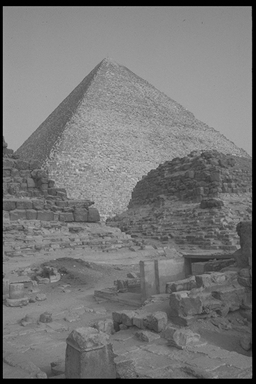
%> input picture Assign/pset6/Pyramid.bmp, 256 x 384 px
$ octave pset6.m   (GNU Octave 9; MATLAB toolbox functions it lacks are replaced by stand-ins)
%> lines starting %> are read from the running program, lines starting %| are printed output that depends on the picture
img = imread('Pyramid.bmp');
%> img is the input picture: size 384x256 uint8; min 0, max 200, mean 118.1
subplot(2,2,1);imshow(img);title('orginal img');
theta = [0:1:179];
R = radon(img,theta);
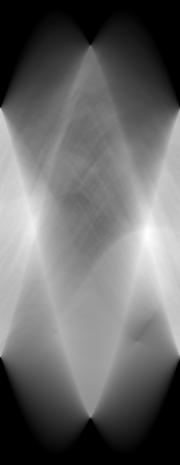
%> R: size 465x180 double; min 0, max 60865, mean 24971.9; drawn with min black and max white
img_r = iradon(R, theta);
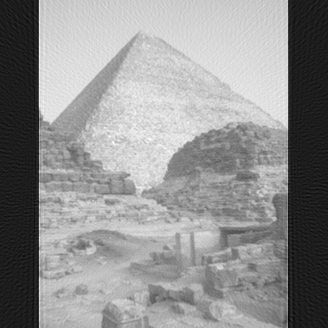
%> img_r: size 328x328 double; min -29.43, max 179.6, mean 89.2; drawn with min black and max white
subplot(2,2,2);imshow(img_r, []);title('iradon img');
imwrite(img_r, 'ConvBack.bmp');
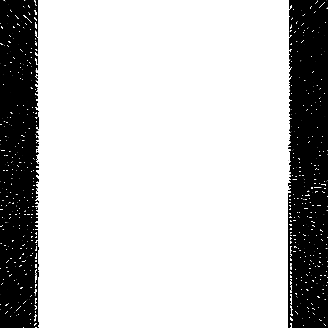
%> saved as ConvBack.bmp: size 328x328 uint8; min 0, max 255, mean 197.8

theta2 = [0:2:179];
R2 = radon(img,theta2);
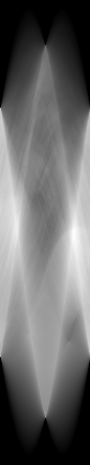
%> R2: size 465x90 double; min 0, max 60865, mean 24971.9; drawn with min black and max white
img_r2 = iradon(R2, theta2);
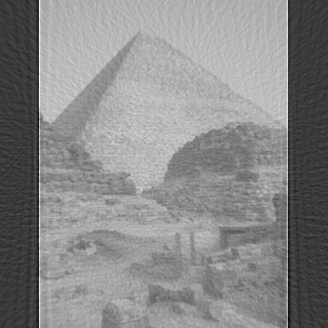
%> img_r2: size 328x328 double; min -77.62, max 234.4, mean 89.2; drawn with min black and max white
subplot(2,2,3);imshow(img_r2, []);title('ConvBack2 img');
imwrite(img_r, 'ConvBack2.bmp');

theta4 = [0:4:179];
R4 = radon(img,theta4);
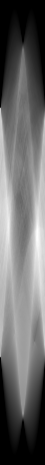
%> R4: size 465x45 double; min 0, max 60478.7, mean 24971.9; drawn with min black and max white
img_r4 = iradon(R4, theta4);
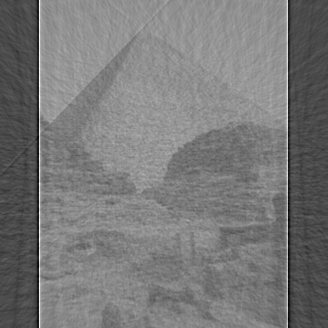
%> img_r4: size 328x328 double; min -158.8, max 365.7, mean 89.3; drawn with min black and max white
subplot(2,2,4);imshow(img_r4, []);title('ConvBack4 img');
imwrite(img_r, 'ConvBack4.bmp');
